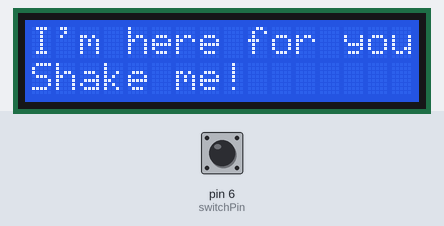
Bench run of a sketch on a simulated Arduino Uno, built with avr-gcc and run on an emulated ATmega328P. Parts: 16×2 character LCD. The inputs (shaded band) are chosen by the test bench; at power-on: pin 6 (switchPin) LOW. Random numbers use the default seed unless the sketch sets one.

Above: at 1.2 s.
1.3 s: pin 6 (switchPin) pulled HIGH for 0.15 s
At 2.6 s:
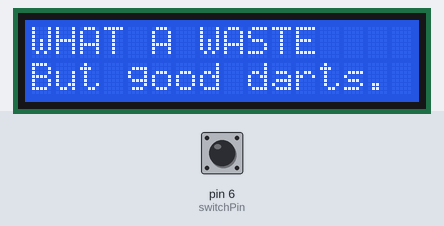
2.9 s: pin 6 (switchPin) pulled HIGH for 1 s
At 5.0 s:
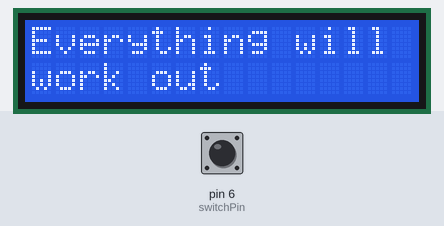
5.4 s: pin 6 (switchPin) pulled HIGH for 0.15 s
At 6.7 s:
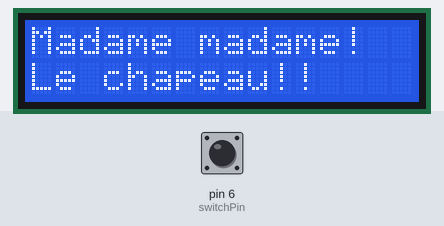
7.0 s: pin 6 (switchPin) pulled HIGH for 3.2 s
At 11.0 s:
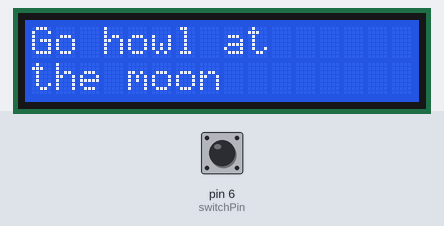
11.7 s: pin 6 (switchPin) pulled HIGH for 0.15 s
At 12.9 s:
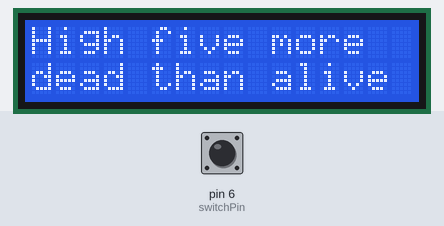
13.3 s: pin 6 (switchPin) pulled HIGH for 1 s
At 15.4 s:
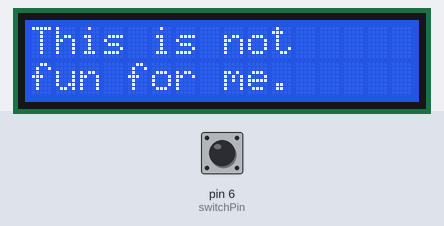
Timing chart, 0 to 16.8 s (numbered marks = the images above; inputs shaded):
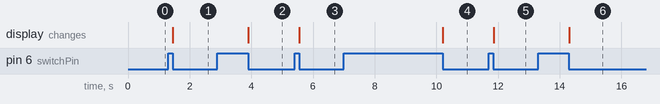

Measured:
- after the input at 1.3 s, the display: changes after 0.16 s (image 1)
- after the input at 2.9 s, the display: changes after 1.0 s (image 2)
- after the input at 5.4 s, the display: changes after 0.16 s (image 3)
- after the input at 7.0 s, the display: changes after 3.2 s (image 4)
- after the input at 11.7 s, the display: changes after 0.16 s (image 5)
- after the input at 13.3 s, the display: changes after 1.0 s (image 6)

The sketch:

MemoryShaker.ino
```cpp
#include <LiquidCrystal.h>

LiquidCrystal lcd(12, 11, 5, 4, 3, 2); //which pins to communicate with

const int switchPin = 6;
const int backlightPin = 12;
int switchState = 0;
int prevSwitchState = 0;
int reply;

//TODO: make these two lists tuples, or dictionary keys for better readability.
const char *firstLine[] = {"neverthesoftadve", "Everything will", "I have become", "Guatemalan",
  "Buen Camino", "Just another", "Go howl at", "Love you like", "High five more", "That Yolanda",
  "I think", "Madame madame!", "Clackclackclack!", "Iohno if it's", "This is not",
  "Silliest thing", "Slip slidin on", "So its glass", "SPACE TRUCKIIIIN", "COCKSBURY BUTTS!",
  "Shu shu shu", "WHAT A WASTE"
};

const char *secondLine[] = {"ntureofundoom", "work out", "sentient - Help", "soccer ball",
  "you pilgram", "onionhead", "the moon", "a big dog", "dead than alive", "She learn",
  "youre great.", "Le chapeau!!", "Spanish storks", "sposta do that.", "fun for me.",
  "Ive ever heard.", "Jack Kendrick", "sea garbage?", "THROUGH ARIZONA", "Hehehe",
  "Sugarbread", "But good darts."
};

void setup() {
  // put your setup code here, to run once:
  lcd.begin(16, 2);
  pinMode(switchPin, INPUT);
  pinMode(backlightPin, OUTPUT);

  lcd.print("I'm here for you.");
  lcd.setCursor(0,1);
  lcd.print("Shake me!");
}

void loop() {
  // put your main code here, to run repeatedly:
  switchState = digitalRead(switchPin);

  if (switchState != prevSwitchState){
    if (switchState == LOW){
      reply = random(22);
      lcd.clear();

      lcd.setCursor(0,0);
      lcd.print(firstLine[reply]);
      lcd.setCursor(0,1);
      lcd.print(secondLine[reply]);
    }
  }
  prevSwitchState = switchState;
}


        //the muffins!
        //galley's on fire!

        //Shoodang

        //Infinite mail loop

        //Puffin teen in Alaska

        //WATERWORLD WAS A GOOD MOVIE

        //Mt Baker hot tub lyyyfe

        //AZ infinity mirrors
        //Look up! at camera booth

        //waverly rooftop peacocks

        //Rocko's tail getting chopped off
        //Sevenheaded dragon at Pink Pony Pub

        //orange paddles at pinkberry
        //shittier in whittier
        //chipinator
        //come help me make tortelinni soup

        //china
        //chk foot food
        // coffee for 20 mins
        //thanks for plant help
        //ramans just dont care
        //gardenia in the summer
        //jessie
        //needle in the haaaay
        //hermoine
        //honking coming into seattle
        //trampoline
        //jessie with wrapping paper
        //sailboat grill
        //sunrise coming into clearwater
        //hearing you on the phone after tornado
        //learning to make pecan pie
        //leavenworth dec 14 2017
        //alaska bbq
        //hiking with shotgun
        //going to ravine, just take the dog
        //burning recipe on grill
        //spanish black waxies
        //the ring
        //fine boy
        //roll tide
        //that deonte wilder oooh, rehab
        //xc races
        //basket ball games church
        //care packages in college
        //teaching me to drive
        //freakin righteous
        //guitar
        //willy ts chicken
        //christmas tornado
```
